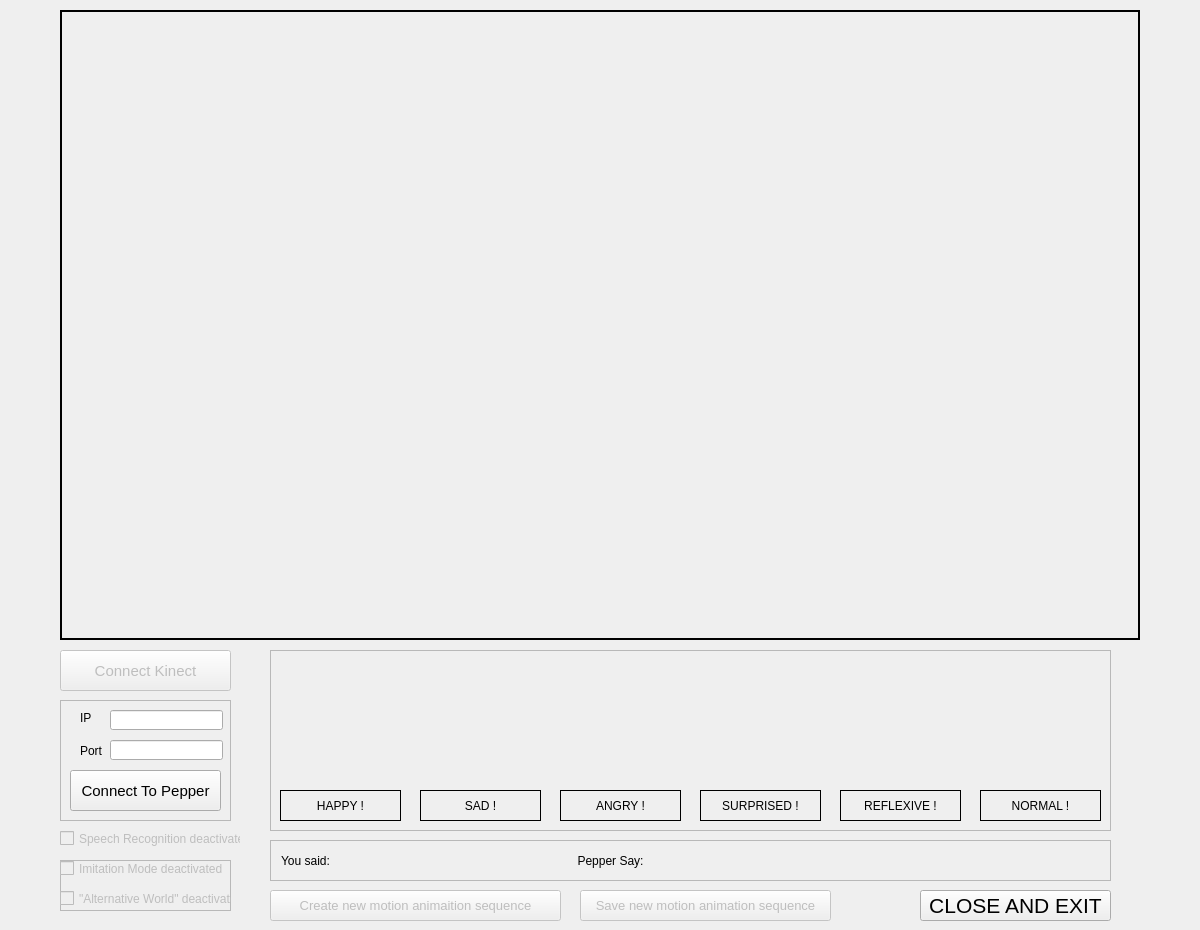
<?xml version="1.0" encoding="UTF-8"?>
<ui version="4.0">
 <author>Mk Eng: Francisco Javier Gonzalez Lopez</author>
 <class>Frame</class>
 <widget class="QWidget" name="Frame">
  <property name="geometry">
   <rect>
    <x>0</x>
    <y>0</y>
    <width>1200</width>
    <height>930</height>
   </rect>
  </property>
  <property name="minimumSize">
   <size>
    <width>1200</width>
    <height>930</height>
   </size>
  </property>
  <property name="maximumSize">
   <size>
    <width>1200</width>
    <height>930</height>
   </size>
  </property>
  <property name="contextMenuPolicy">
   <enum>Qt::NoContextMenu</enum>
  </property>
  <property name="acceptDrops">
   <bool>false</bool>
  </property>
  <property name="windowTitle">
   <string>Recognition of Emotion from Body Posture</string>
  </property>
  <widget class="QPushButton" name="Btn_ConectKinect">
   <property name="enabled">
    <bool>false</bool>
   </property>
   <property name="geometry">
    <rect>
     <x>60</x>
     <y>650</y>
     <width>171</width>
     <height>41</height>
    </rect>
   </property>
   <property name="font">
    <font>
     <pointsize>11</pointsize>
    </font>
   </property>
   <property name="text">
    <string>Connect Kinect</string>
   </property>
  </widget>
  <widget class="QFrame" name="Frame_Conection">
   <property name="enabled">
    <bool>true</bool>
   </property>
   <property name="geometry">
    <rect>
     <x>60</x>
     <y>700</y>
     <width>171</width>
     <height>121</height>
    </rect>
   </property>
   <property name="frameShape">
    <enum>QFrame::StyledPanel</enum>
   </property>
   <property name="frameShadow">
    <enum>QFrame::Raised</enum>
   </property>
   <widget class="QLabel" name="label">
    <property name="geometry">
     <rect>
      <x>20</x>
      <y>10</y>
      <width>31</width>
      <height>16</height>
     </rect>
    </property>
    <property name="text">
     <string>IP</string>
    </property>
   </widget>
   <widget class="QLabel" name="label_2">
    <property name="geometry">
     <rect>
      <x>20</x>
      <y>40</y>
      <width>41</width>
      <height>21</height>
     </rect>
    </property>
    <property name="text">
     <string>Port</string>
    </property>
   </widget>
   <widget class="QPushButton" name="Btn_ConectPepper">
    <property name="geometry">
     <rect>
      <x>10</x>
      <y>70</y>
      <width>151</width>
      <height>41</height>
     </rect>
    </property>
    <property name="font">
     <font>
      <pointsize>11</pointsize>
     </font>
    </property>
    <property name="text">
     <string>Connect To Pepper</string>
    </property>
   </widget>
   <widget class="QLineEdit" name="Text_IP">
    <property name="geometry">
     <rect>
      <x>50</x>
      <y>10</y>
      <width>113</width>
      <height>20</height>
     </rect>
    </property>
    <property name="inputMethodHints">
     <set>Qt::ImhDigitsOnly</set>
    </property>
   </widget>
   <widget class="QLineEdit" name="Text_Port">
    <property name="geometry">
     <rect>
      <x>50</x>
      <y>40</y>
      <width>113</width>
      <height>20</height>
     </rect>
    </property>
    <property name="inputMethodHints">
     <set>Qt::ImhDigitsOnly</set>
    </property>
   </widget>
  </widget>
  <widget class="QLabel" name="KinectFrame">
   <property name="geometry">
    <rect>
     <x>60</x>
     <y>10</y>
     <width>1080</width>
     <height>630</height>
    </rect>
   </property>
   <property name="minimumSize">
    <size>
     <width>1080</width>
     <height>630</height>
    </size>
   </property>
   <property name="maximumSize">
    <size>
     <width>1080</width>
     <height>630</height>
    </size>
   </property>
   <property name="frameShape">
    <enum>QFrame::Panel</enum>
   </property>
   <property name="frameShadow">
    <enum>QFrame::Plain</enum>
   </property>
   <property name="lineWidth">
    <number>2</number>
   </property>
   <property name="text">
    <string/>
   </property>
  </widget>
  <widget class="QCheckBox" name="CheckBox_Speech">
   <property name="enabled">
    <bool>false</bool>
   </property>
   <property name="geometry">
    <rect>
     <x>60</x>
     <y>830</y>
     <width>181</width>
     <height>17</height>
    </rect>
   </property>
   <property name="text">
    <string>Speech Recognition deactivated</string>
   </property>
  </widget>
  <widget class="QFrame" name="Frame_Emotions">
   <property name="geometry">
    <rect>
     <x>270</x>
     <y>650</y>
     <width>841</width>
     <height>181</height>
    </rect>
   </property>
   <property name="frameShape">
    <enum>QFrame::StyledPanel</enum>
   </property>
   <property name="frameShadow">
    <enum>QFrame::Raised</enum>
   </property>
   <widget class="QLabel" name="Frame_Sad">
    <property name="geometry">
     <rect>
      <x>150</x>
      <y>10</y>
      <width>120</width>
      <height>120</height>
     </rect>
    </property>
    <property name="minimumSize">
     <size>
      <width>120</width>
      <height>120</height>
     </size>
    </property>
    <property name="maximumSize">
     <size>
      <width>120</width>
      <height>120</height>
     </size>
    </property>
    <property name="styleSheet">
     <string notr="true">border-image: url(:/Sad/Sad.png);</string>
    </property>
    <property name="frameShape">
     <enum>QFrame::NoFrame</enum>
    </property>
    <property name="text">
     <string/>
    </property>
   </widget>
   <widget class="QLabel" name="Frame_Normal">
    <property name="geometry">
     <rect>
      <x>710</x>
      <y>10</y>
      <width>120</width>
      <height>120</height>
     </rect>
    </property>
    <property name="minimumSize">
     <size>
      <width>120</width>
      <height>120</height>
     </size>
    </property>
    <property name="maximumSize">
     <size>
      <width>120</width>
      <height>120</height>
     </size>
    </property>
    <property name="styleSheet">
     <string notr="true">border-image: url(:/Normal/Normal.png);</string>
    </property>
    <property name="frameShape">
     <enum>QFrame::NoFrame</enum>
    </property>
    <property name="text">
     <string/>
    </property>
   </widget>
   <widget class="QLabel" name="Lbl_Surprised">
    <property name="geometry">
     <rect>
      <x>430</x>
      <y>140</y>
      <width>121</width>
      <height>31</height>
     </rect>
    </property>
    <property name="font">
     <font>
      <pointsize>9</pointsize>
     </font>
    </property>
    <property name="frameShape">
     <enum>QFrame::Panel</enum>
    </property>
    <property name="text">
     <string>SURPRISED !</string>
    </property>
    <property name="textFormat">
     <enum>Qt::AutoText</enum>
    </property>
    <property name="alignment">
     <set>Qt::AlignCenter</set>
    </property>
   </widget>
   <widget class="QLabel" name="Lbl_Normal">
    <property name="geometry">
     <rect>
      <x>710</x>
      <y>140</y>
      <width>121</width>
      <height>31</height>
     </rect>
    </property>
    <property name="font">
     <font>
      <pointsize>9</pointsize>
     </font>
    </property>
    <property name="frameShape">
     <enum>QFrame::Panel</enum>
    </property>
    <property name="text">
     <string>NORMAL !</string>
    </property>
    <property name="textFormat">
     <enum>Qt::AutoText</enum>
    </property>
    <property name="alignment">
     <set>Qt::AlignCenter</set>
    </property>
   </widget>
   <widget class="QLabel" name="Frame_Happy">
    <property name="geometry">
     <rect>
      <x>10</x>
      <y>10</y>
      <width>120</width>
      <height>120</height>
     </rect>
    </property>
    <property name="minimumSize">
     <size>
      <width>120</width>
      <height>120</height>
     </size>
    </property>
    <property name="maximumSize">
     <size>
      <width>120</width>
      <height>120</height>
     </size>
    </property>
    <property name="styleSheet">
     <string notr="true">border-image: url(:/Happy/Happy.png);</string>
    </property>
    <property name="frameShape">
     <enum>QFrame::NoFrame</enum>
    </property>
    <property name="text">
     <string/>
    </property>
   </widget>
   <widget class="QLabel" name="Lbl_Sad">
    <property name="geometry">
     <rect>
      <x>150</x>
      <y>140</y>
      <width>121</width>
      <height>31</height>
     </rect>
    </property>
    <property name="font">
     <font>
      <pointsize>9</pointsize>
     </font>
    </property>
    <property name="frameShape">
     <enum>QFrame::Panel</enum>
    </property>
    <property name="text">
     <string>SAD !</string>
    </property>
    <property name="textFormat">
     <enum>Qt::AutoText</enum>
    </property>
    <property name="alignment">
     <set>Qt::AlignCenter</set>
    </property>
   </widget>
   <widget class="QLabel" name="Frame_Surprised">
    <property name="geometry">
     <rect>
      <x>430</x>
      <y>10</y>
      <width>120</width>
      <height>120</height>
     </rect>
    </property>
    <property name="minimumSize">
     <size>
      <width>120</width>
      <height>120</height>
     </size>
    </property>
    <property name="maximumSize">
     <size>
      <width>120</width>
      <height>120</height>
     </size>
    </property>
    <property name="styleSheet">
     <string notr="true">border-image: url(:/Surprised/Surprised.png);</string>
    </property>
    <property name="frameShape">
     <enum>QFrame::NoFrame</enum>
    </property>
    <property name="text">
     <string/>
    </property>
   </widget>
   <widget class="QLabel" name="Frame_Angry">
    <property name="geometry">
     <rect>
      <x>290</x>
      <y>10</y>
      <width>120</width>
      <height>120</height>
     </rect>
    </property>
    <property name="minimumSize">
     <size>
      <width>120</width>
      <height>120</height>
     </size>
    </property>
    <property name="maximumSize">
     <size>
      <width>120</width>
      <height>120</height>
     </size>
    </property>
    <property name="styleSheet">
     <string notr="true">border-image: url(:/Angry/Angry.png);</string>
    </property>
    <property name="frameShape">
     <enum>QFrame::NoFrame</enum>
    </property>
    <property name="text">
     <string/>
    </property>
   </widget>
   <widget class="QLabel" name="Lbl_Angry">
    <property name="geometry">
     <rect>
      <x>290</x>
      <y>140</y>
      <width>121</width>
      <height>31</height>
     </rect>
    </property>
    <property name="font">
     <font>
      <pointsize>9</pointsize>
     </font>
    </property>
    <property name="frameShape">
     <enum>QFrame::Panel</enum>
    </property>
    <property name="text">
     <string>ANGRY !</string>
    </property>
    <property name="textFormat">
     <enum>Qt::AutoText</enum>
    </property>
    <property name="alignment">
     <set>Qt::AlignCenter</set>
    </property>
   </widget>
   <widget class="QLabel" name="Lbl_Reflexive">
    <property name="geometry">
     <rect>
      <x>570</x>
      <y>140</y>
      <width>121</width>
      <height>31</height>
     </rect>
    </property>
    <property name="font">
     <font>
      <pointsize>9</pointsize>
     </font>
    </property>
    <property name="frameShape">
     <enum>QFrame::Panel</enum>
    </property>
    <property name="text">
     <string>REFLEXIVE !</string>
    </property>
    <property name="textFormat">
     <enum>Qt::AutoText</enum>
    </property>
    <property name="alignment">
     <set>Qt::AlignCenter</set>
    </property>
   </widget>
   <widget class="QLabel" name="Lbl_Happy">
    <property name="geometry">
     <rect>
      <x>10</x>
      <y>140</y>
      <width>121</width>
      <height>31</height>
     </rect>
    </property>
    <property name="font">
     <font>
      <pointsize>9</pointsize>
     </font>
    </property>
    <property name="frameShape">
     <enum>QFrame::Panel</enum>
    </property>
    <property name="text">
     <string>HAPPY !</string>
    </property>
    <property name="textFormat">
     <enum>Qt::AutoText</enum>
    </property>
    <property name="alignment">
     <set>Qt::AlignCenter</set>
    </property>
   </widget>
   <widget class="QLabel" name="Frame_Reflexive">
    <property name="geometry">
     <rect>
      <x>570</x>
      <y>10</y>
      <width>120</width>
      <height>120</height>
     </rect>
    </property>
    <property name="minimumSize">
     <size>
      <width>120</width>
      <height>120</height>
     </size>
    </property>
    <property name="maximumSize">
     <size>
      <width>120</width>
      <height>120</height>
     </size>
    </property>
    <property name="styleSheet">
     <string notr="true">border-image: url(:/Reflexive/Reflexive.png);</string>
    </property>
    <property name="frameShape">
     <enum>QFrame::NoFrame</enum>
    </property>
    <property name="text">
     <string/>
    </property>
   </widget>
  </widget>
  <widget class="QFrame" name="Frame_Speech">
   <property name="geometry">
    <rect>
     <x>270</x>
     <y>840</y>
     <width>841</width>
     <height>41</height>
    </rect>
   </property>
   <property name="frameShape">
    <enum>QFrame::StyledPanel</enum>
   </property>
   <property name="frameShadow">
    <enum>QFrame::Raised</enum>
   </property>
   <widget class="QLabel" name="Lbl_PrintAnswer">
    <property name="geometry">
     <rect>
      <x>420</x>
      <y>10</y>
      <width>411</width>
      <height>21</height>
     </rect>
    </property>
    <property name="font">
     <font>
      <pointsize>9</pointsize>
     </font>
    </property>
    <property name="frameShape">
     <enum>QFrame::NoFrame</enum>
    </property>
    <property name="text">
     <string/>
    </property>
    <property name="textFormat">
     <enum>Qt::AutoText</enum>
    </property>
    <property name="alignment">
     <set>Qt::AlignCenter</set>
    </property>
   </widget>
   <widget class="QLabel" name="Lbl_PepperSay">
    <property name="geometry">
     <rect>
      <x>280</x>
      <y>10</y>
      <width>121</width>
      <height>21</height>
     </rect>
    </property>
    <property name="font">
     <font>
      <pointsize>9</pointsize>
     </font>
    </property>
    <property name="frameShape">
     <enum>QFrame::NoFrame</enum>
    </property>
    <property name="text">
     <string>Pepper Say:</string>
    </property>
    <property name="textFormat">
     <enum>Qt::AutoText</enum>
    </property>
    <property name="alignment">
     <set>Qt::AlignCenter</set>
    </property>
   </widget>
   <widget class="QLabel" name="Lbl_Listening">
    <property name="geometry">
     <rect>
      <x>90</x>
      <y>10</y>
      <width>171</width>
      <height>21</height>
     </rect>
    </property>
    <property name="font">
     <font>
      <pointsize>9</pointsize>
     </font>
    </property>
    <property name="frameShape">
     <enum>QFrame::NoFrame</enum>
    </property>
    <property name="text">
     <string/>
    </property>
    <property name="textFormat">
     <enum>Qt::AutoText</enum>
    </property>
    <property name="alignment">
     <set>Qt::AlignCenter</set>
    </property>
   </widget>
   <widget class="QLabel" name="Lbl_UserSay">
    <property name="geometry">
     <rect>
      <x>0</x>
      <y>10</y>
      <width>71</width>
      <height>21</height>
     </rect>
    </property>
    <property name="font">
     <font>
      <pointsize>9</pointsize>
     </font>
    </property>
    <property name="frameShape">
     <enum>QFrame::NoFrame</enum>
    </property>
    <property name="text">
     <string>You said:</string>
    </property>
    <property name="textFormat">
     <enum>Qt::AutoText</enum>
    </property>
    <property name="alignment">
     <set>Qt::AlignCenter</set>
    </property>
   </widget>
  </widget>
  <widget class="QFrame" name="Frame_Games">
   <property name="enabled">
    <bool>true</bool>
   </property>
   <property name="geometry">
    <rect>
     <x>60</x>
     <y>860</y>
     <width>171</width>
     <height>51</height>
    </rect>
   </property>
   <property name="frameShape">
    <enum>QFrame::StyledPanel</enum>
   </property>
   <property name="frameShadow">
    <enum>QFrame::Raised</enum>
   </property>
   <widget class="QCheckBox" name="CheckBox_Imitation">
    <property name="enabled">
     <bool>false</bool>
    </property>
    <property name="geometry">
     <rect>
      <x>0</x>
      <y>0</y>
      <width>181</width>
      <height>17</height>
     </rect>
    </property>
    <property name="text">
     <string>Imitation Mode deactivated</string>
    </property>
   </widget>
   <widget class="QCheckBox" name="CheckBox_Alternative">
    <property name="enabled">
     <bool>false</bool>
    </property>
    <property name="geometry">
     <rect>
      <x>0</x>
      <y>30</y>
      <width>181</width>
      <height>17</height>
     </rect>
    </property>
    <property name="text">
     <string>&quot;Alternative World&quot; deactivated</string>
    </property>
   </widget>
  </widget>
  <widget class="QPushButton" name="Btn_CreateNewAnimation">
   <property name="enabled">
    <bool>false</bool>
   </property>
   <property name="geometry">
    <rect>
     <x>270</x>
     <y>890</y>
     <width>291</width>
     <height>31</height>
    </rect>
   </property>
   <property name="font">
    <font>
     <pointsize>10</pointsize>
    </font>
   </property>
   <property name="text">
    <string>Create new motion animaition sequence</string>
   </property>
  </widget>
  <widget class="QPushButton" name="Btn_SaveNewAnimation">
   <property name="enabled">
    <bool>false</bool>
   </property>
   <property name="geometry">
    <rect>
     <x>580</x>
     <y>890</y>
     <width>251</width>
     <height>31</height>
    </rect>
   </property>
   <property name="font">
    <font>
     <pointsize>10</pointsize>
    </font>
   </property>
   <property name="text">
    <string>Save new motion animation sequence</string>
   </property>
  </widget>
  <widget class="QPushButton" name="Btn_Close">
   <property name="enabled">
    <bool>true</bool>
   </property>
   <property name="geometry">
    <rect>
     <x>920</x>
     <y>890</y>
     <width>191</width>
     <height>31</height>
    </rect>
   </property>
   <property name="font">
    <font>
     <pointsize>16</pointsize>
     <weight>50</weight>
     <italic>false</italic>
     <bold>false</bold>
    </font>
   </property>
   <property name="text">
    <string>CLOSE AND EXIT</string>
   </property>
  </widget>
  <zorder>Frame_Games</zorder>
  <zorder>Btn_ConectKinect</zorder>
  <zorder>Frame_Conection</zorder>
  <zorder>KinectFrame</zorder>
  <zorder>CheckBox_Speech</zorder>
  <zorder>Frame_Emotions</zorder>
  <zorder>Frame_Speech</zorder>
  <zorder>Btn_CreateNewAnimation</zorder>
  <zorder>Btn_SaveNewAnimation</zorder>
  <zorder>Btn_Close</zorder>
 </widget>
 <includes>
  <include location="local">GUI to system: Recognition and Learning of Body Language.</include>
 </includes>
 <resources>
  <include location="../EmotionsRecognition/Emojies.qrc"/>
 </resources>
 <connections/>
</ui>
